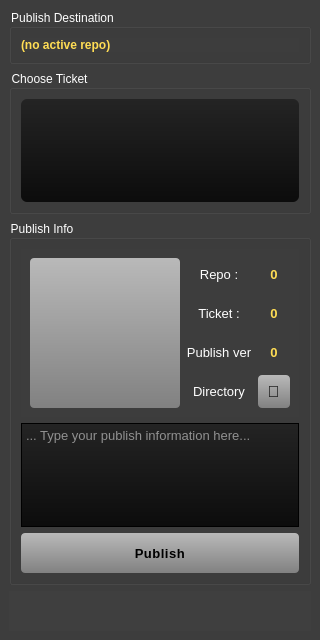
<?xml version="1.0" encoding="UTF-8"?>
<ui version="4.0">
 <class>MainWindow</class>
 <widget class="QMainWindow" name="MainWindow">
  <property name="geometry">
   <rect>
    <x>0</x>
    <y>0</y>
    <width>320</width>
    <height>640</height>
   </rect>
  </property>
  <property name="font">
   <font>
    <weight>75</weight>
    <bold>true</bold>
   </font>
  </property>
  <property name="windowTitle">
   <string>MainWindow</string>
  </property>
  <property name="styleSheet">
   <string notr="true">background-color:rgb(61, 61, 61)</string>
  </property>
  <widget class="QWidget" name="centralwidget">
   <layout class="QGridLayout" name="gridLayout">
    <item row="0" column="0">
     <widget class="QGroupBox" name="groupBox_destination">
      <property name="font">
       <font>
        <weight>50</weight>
        <bold>false</bold>
       </font>
      </property>
      <property name="styleSheet">
       <string notr="true">color:white</string>
      </property>
      <property name="title">
       <string>Publish Destination</string>
      </property>
      <layout class="QGridLayout" name="gridLayout_dest">
       <item row="0" column="0">
        <widget class="QLabel" name="label_publish_root">
         <property name="font">
          <font>
           <pointsize>9</pointsize>
           <weight>75</weight>
           <bold>true</bold>
          </font>
         </property>
         <property name="styleSheet">
          <string notr="true">color:rgb(255, 221, 84)</string>
         </property>
         <property name="text">
          <string>(no active repo)</string>
         </property>
         <property name="wordWrap">
          <bool>true</bool>
         </property>
        </widget>
       </item>
      </layout>
     </widget>
    </item>
    <item row="1" column="0">
     <widget class="QGroupBox" name="groupBox_ticket">
      <property name="font">
       <font>
        <weight>50</weight>
        <bold>false</bold>
       </font>
      </property>
      <property name="styleSheet">
       <string notr="true">color:white</string>
      </property>
      <property name="title">
       <string>Choose Ticket</string>
      </property>
      <layout class="QGridLayout" name="gridLayout_2">
       <item row="0" column="0">
        <widget class="QListWidget" name="listWidget_ticket">
         <property name="minimumSize">
          <size>
           <width>0</width>
           <height>100</height>
          </size>
         </property>
         <property name="font">
          <font>
           <pointsize>11</pointsize>
           <weight>50</weight>
           <bold>false</bold>
          </font>
         </property>
         <property name="styleSheet">
          <string notr="true">QListWidget {
    background-color:qlineargradient(spread:pad, x1:0, y1:1, x2:0, y2:0, stop:0 rgba(12, 12, 12, 255), stop:1 rgba(36, 36, 36, 255));
        color: white;
	border-radius:6px;
    }

QListWidget::item:selected {
   background-color:      qlineargradient(spread:pad, x1:1, y1:0, x2:1, y2:1, stop:0 rgba(243, 159, 89, 255), stop:1 rgba(197, 131, 76, 255));
        color: black;
    }
</string>
         </property>
        </widget>
       </item>
      </layout>
     </widget>
    </item>
    <item row="2" column="0">
     <widget class="QGroupBox" name="groupBox_info">
      <property name="font">
       <font>
        <weight>50</weight>
        <bold>false</bold>
       </font>
      </property>
      <property name="styleSheet">
       <string notr="true">color:white</string>
      </property>
      <property name="title">
       <string>Publish Info</string>
      </property>
      <layout class="QGridLayout" name="gridLayout_7">
       <item row="0" column="0">
        <widget class="QWidget" name="widget" native="true">
         <layout class="QGridLayout" name="gridLayout_3">
          <item row="0" column="0">
           <widget class="QPushButton" name="pushButton_take_a_snapshot">
            <property name="minimumSize">
             <size>
              <width>150</width>
              <height>150</height>
             </size>
            </property>
            <property name="maximumSize">
             <size>
              <width>150</width>
              <height>150</height>
             </size>
            </property>
            <property name="font">
             <font>
              <pointsize>12</pointsize>
              <weight>75</weight>
              <bold>true</bold>
             </font>
            </property>
            <property name="styleSheet">
             <string notr="true">QPushButton {
    color: black;
    background: qlineargradient(spread:pad, x1:0, y1:0, x2:0, y2:1, stop:0 rgba(185, 185, 185, 255), stop:1 rgba(129, 129, 129, 255));
    border: 1px solid rgba(255, 255, 255, 0.5);
    font-weight: 600;
    letter-spacing: 0.5px;
	border:None;
	border-radius: 4px;
}

QPushButton:hover {
        background: qlineargradient(spread:pad, x1:1, y1:0, x2:1, y2:1, stop:0 rgba(243, 159, 89, 255), stop:1 rgba(197, 131, 76, 255));
}

QPushButton:pressed {
        background: qlineargradient(spread:pad, x1:0, y1:1, x2:0, y2:0, stop:0 rgba(189, 123, 69, 255), stop:1 rgba(134, 88, 50, 255));
}
</string>
            </property>
            <property name="text">
             <string/>
            </property>
           </widget>
          </item>
          <item row="0" column="1">
           <layout class="QGridLayout" name="gridLayout_6">
            <item row="0" column="0">
             <widget class="QLabel" name="label_version_current_4">
              <property name="font">
               <font>
                <pointsize>10</pointsize>
                <weight>50</weight>
                <bold>false</bold>
               </font>
              </property>
              <property name="styleSheet">
               <string notr="true">color:white</string>
              </property>
              <property name="text">
               <string>Repo :</string>
              </property>
              <property name="alignment">
               <set>Qt::AlignCenter</set>
              </property>
             </widget>
            </item>
            <item row="0" column="1">
             <widget class="QLabel" name="label_job_name">
              <property name="font">
               <font>
                <pointsize>10</pointsize>
                <weight>75</weight>
                <bold>true</bold>
               </font>
              </property>
              <property name="styleSheet">
               <string notr="true">color:rgb(255, 221, 84)</string>
              </property>
              <property name="text">
               <string>0</string>
              </property>
              <property name="alignment">
               <set>Qt::AlignCenter</set>
              </property>
             </widget>
            </item>
            <item row="1" column="0">
             <widget class="QLabel" name="label_version_current_6">
              <property name="font">
               <font>
                <pointsize>10</pointsize>
                <weight>50</weight>
                <bold>false</bold>
               </font>
              </property>
              <property name="styleSheet">
               <string notr="true">color:white</string>
              </property>
              <property name="text">
               <string>Ticket :</string>
              </property>
              <property name="alignment">
               <set>Qt::AlignCenter</set>
              </property>
             </widget>
            </item>
            <item row="1" column="1">
             <widget class="QLabel" name="label_job_task">
              <property name="font">
               <font>
                <pointsize>10</pointsize>
                <weight>75</weight>
                <bold>true</bold>
               </font>
              </property>
              <property name="styleSheet">
               <string notr="true">color:rgb(255, 221, 84)</string>
              </property>
              <property name="text">
               <string>0</string>
              </property>
              <property name="alignment">
               <set>Qt::AlignCenter</set>
              </property>
             </widget>
            </item>
            <item row="2" column="0">
             <widget class="QLabel" name="label_version_current_3">
              <property name="font">
               <font>
                <pointsize>10</pointsize>
                <weight>50</weight>
                <bold>false</bold>
               </font>
              </property>
              <property name="styleSheet">
               <string notr="true">color:white</string>
              </property>
              <property name="text">
               <string>Publish ver</string>
              </property>
              <property name="alignment">
               <set>Qt::AlignCenter</set>
              </property>
             </widget>
            </item>
            <item row="2" column="1">
             <widget class="QLabel" name="label_version_publish">
              <property name="font">
               <font>
                <pointsize>10</pointsize>
                <weight>75</weight>
                <bold>true</bold>
               </font>
              </property>
              <property name="styleSheet">
               <string notr="true">color:rgb(255, 221, 84)</string>
              </property>
              <property name="text">
               <string>0</string>
              </property>
              <property name="alignment">
               <set>Qt::AlignCenter</set>
              </property>
             </widget>
            </item>
            <item row="3" column="0">
             <widget class="QLabel" name="label_version_current_7">
              <property name="font">
               <font>
                <pointsize>10</pointsize>
                <weight>50</weight>
                <bold>false</bold>
               </font>
              </property>
              <property name="styleSheet">
               <string notr="true">color:white</string>
              </property>
              <property name="text">
               <string>Directory</string>
              </property>
              <property name="alignment">
               <set>Qt::AlignCenter</set>
              </property>
             </widget>
            </item>
            <item row="3" column="1">
             <widget class="QPushButton" name="pushButton_open_dir">
              <property name="sizePolicy">
               <sizepolicy hsizetype="Minimum" vsizetype="Minimum">
                <horstretch>0</horstretch>
                <verstretch>0</verstretch>
               </sizepolicy>
              </property>
              <property name="font">
               <font>
                <pointsize>12</pointsize>
                <weight>75</weight>
                <bold>true</bold>
               </font>
              </property>
              <property name="styleSheet">
               <string notr="true">QPushButton {
    color: black;
    background: qlineargradient(spread:pad, x1:0, y1:0, x2:0, y2:1, stop:0 rgba(185, 185, 185, 255), stop:1 rgba(129, 129, 129, 255));
    border: 1px solid rgba(255, 255, 255, 0.5);
    font-weight: 600;
    letter-spacing: 0.5px;
	border:None;
	border-radius: 4px;
}

QPushButton:hover {
        background: qlineargradient(spread:pad, x1:1, y1:0, x2:1, y2:1, stop:0 rgba(243, 159, 89, 255), stop:1 rgba(197, 131, 76, 255));
}

QPushButton:pressed {
        background: qlineargradient(spread:pad, x1:0, y1:1, x2:0, y2:0, stop:0 rgba(189, 123, 69, 255), stop:1 rgba(134, 88, 50, 255));
}
</string>
              </property>
              <property name="text">
               <string>📁</string>
              </property>
             </widget>
            </item>
           </layout>
          </item>
         </layout>
        </widget>
       </item>
       <item row="1" column="0">
        <widget class="QTextBrowser" name="textBrowser_publish_info">
         <property name="font">
          <font>
           <pointsize>10</pointsize>
          </font>
         </property>
         <property name="styleSheet">
          <string notr="true">color:white;
background-color:qlineargradient(spread:pad, x1:0, y1:1, x2:0, y2:0, stop:0 rgba(12, 12, 12, 255), stop:1 rgba(36, 36, 36, 255));</string>
         </property>
         <property name="readOnly">
          <bool>false</bool>
         </property>
         <property name="placeholderText">
          <string>... Type your publish information here...</string>
         </property>
        </widget>
       </item>
       <item row="2" column="0">
        <widget class="QPushButton" name="pushButton_publish">
         <property name="sizePolicy">
          <sizepolicy hsizetype="Minimum" vsizetype="Minimum">
           <horstretch>0</horstretch>
           <verstretch>0</verstretch>
          </sizepolicy>
         </property>
         <property name="minimumSize">
          <size>
           <width>0</width>
           <height>40</height>
          </size>
         </property>
         <property name="font">
          <font>
           <pointsize>10</pointsize>
           <weight>75</weight>
           <bold>true</bold>
          </font>
         </property>
         <property name="styleSheet">
          <string notr="true">QPushButton {
    color: black;
    background: qlineargradient(spread:pad, x1:0, y1:0, x2:0, y2:1, stop:0 rgba(185, 185, 185, 255), stop:1 rgba(129, 129, 129, 255));
    border: 1px solid rgba(255, 255, 255, 0.5);
    font-weight: 600;
    letter-spacing: 0.5px;
	border:None;
	border-radius: 4px;
}

QPushButton:hover {
        background: qlineargradient(spread:pad, x1:1, y1:0, x2:1, y2:1, stop:0 rgba(243, 159, 89, 255), stop:1 rgba(197, 131, 76, 255));
}

QPushButton:pressed {
        background: qlineargradient(spread:pad, x1:0, y1:1, x2:0, y2:0, stop:0 rgba(189, 123, 69, 255), stop:1 rgba(134, 88, 50, 255));
}
</string>
         </property>
         <property name="text">
          <string>Publish</string>
         </property>
        </widget>
       </item>
      </layout>
     </widget>
    </item>
    <item row="3" column="0">
     <widget class="QLabel" name="label_publish_result">
      <property name="minimumSize">
       <size>
        <width>0</width>
        <height>40</height>
       </size>
      </property>
      <property name="font">
       <font>
        <pointsize>10</pointsize>
        <weight>75</weight>
        <bold>true</bold>
       </font>
      </property>
      <property name="styleSheet">
       <string notr="true">color:rgb(159, 255, 14);
background-color:rgb(63, 63, 63);</string>
      </property>
      <property name="text">
       <string/>
      </property>
      <property name="wordWrap">
       <bool>true</bool>
      </property>
     </widget>
    </item>
   </layout>
  </widget>
 </widget>
 <resources/>
 <connections/>
</ui>
